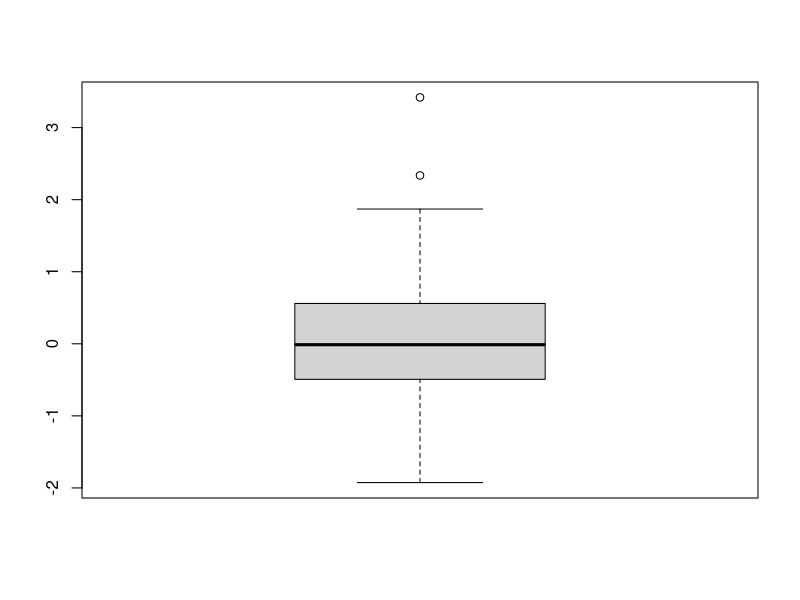
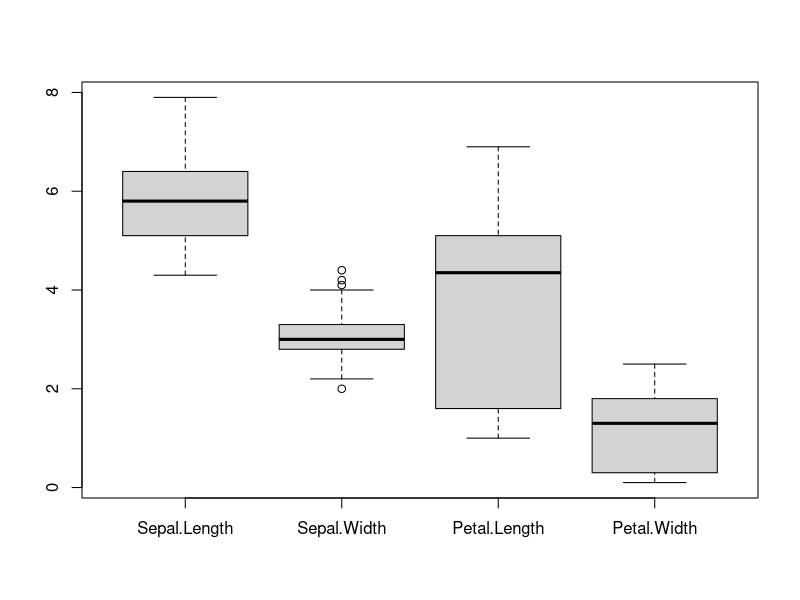

The R source for these figures, in order: (Note: this script raises an error after producing the figures.)
# Question 1

mel <- MASS::Melanoma
?MASS::Melanoma
nrow(mel)
sum(mel$status == 1)

# Question 2

mean(mel[mel$status == 2, ]$age)

# Question 3

mam <- MASS::mammals
?MASS::mammals
nrow(mam)
idx <- which.max(mam$brain / mam$body)
row.names(mam[idx, ])

# Question 4

?iris
boxplot(rnorm(100))
head(iris)
boxplot(iris[, 1:4])

sd(iris[, 1:2])

# Calculate the sd by column
apply(iris[, 1:4], 2, sd)

# Question 5

min(z[[1]])

min(z[[2]])

mean(z[[3]])


# Question 6

?airquality


# Question 7
head(airquality)
air <- airquality

mean(air[air$Month == 5, ]$Wind)

# Question 8
mean(air$Ozone, na.rm = TRUE)

plot(air$Wind, air$Temp)


#Question 10

set.seed(1337)
x = rnorm(10000)

sum(abs(x) > 2) / length(x)

sum(x < 0)


# Question 11

f <- function(input = 42) {
  input[input < 0] <- 0
  input
}

set.seed(42)
x = rnorm(100, mean = 0, sd = 10)
mean(f(input = x)) - f()

# Question 12

x0 <- rep(1, times = 30)
x1 <- seq(1, 30) ^ 2
#(1:30) ^ 2

set.seed(42)
y  = 5 * x0 + x1 + rnorm(n = 30, mean = 0 , sd = 1)
mean(y)

# Question 13

X <- cbind(x0, x1)

sum(X[17, ], X[19, ])

# Question 14

library(MASS)
x0 <- rep(1, 30)
x1 <- (1:30) ^ 2
set.seed(42)
y  = 5 * x0 + x1 + rnorm(n = 30, mean = 0 , sd = 1)

beta_hat <- solve(t(X) %*% X) %*% t(X) %*% y

sum(beta_hat)

# Question 15

y_hat <- X %*% beta_hat

sum((y - y_hat)^2)













